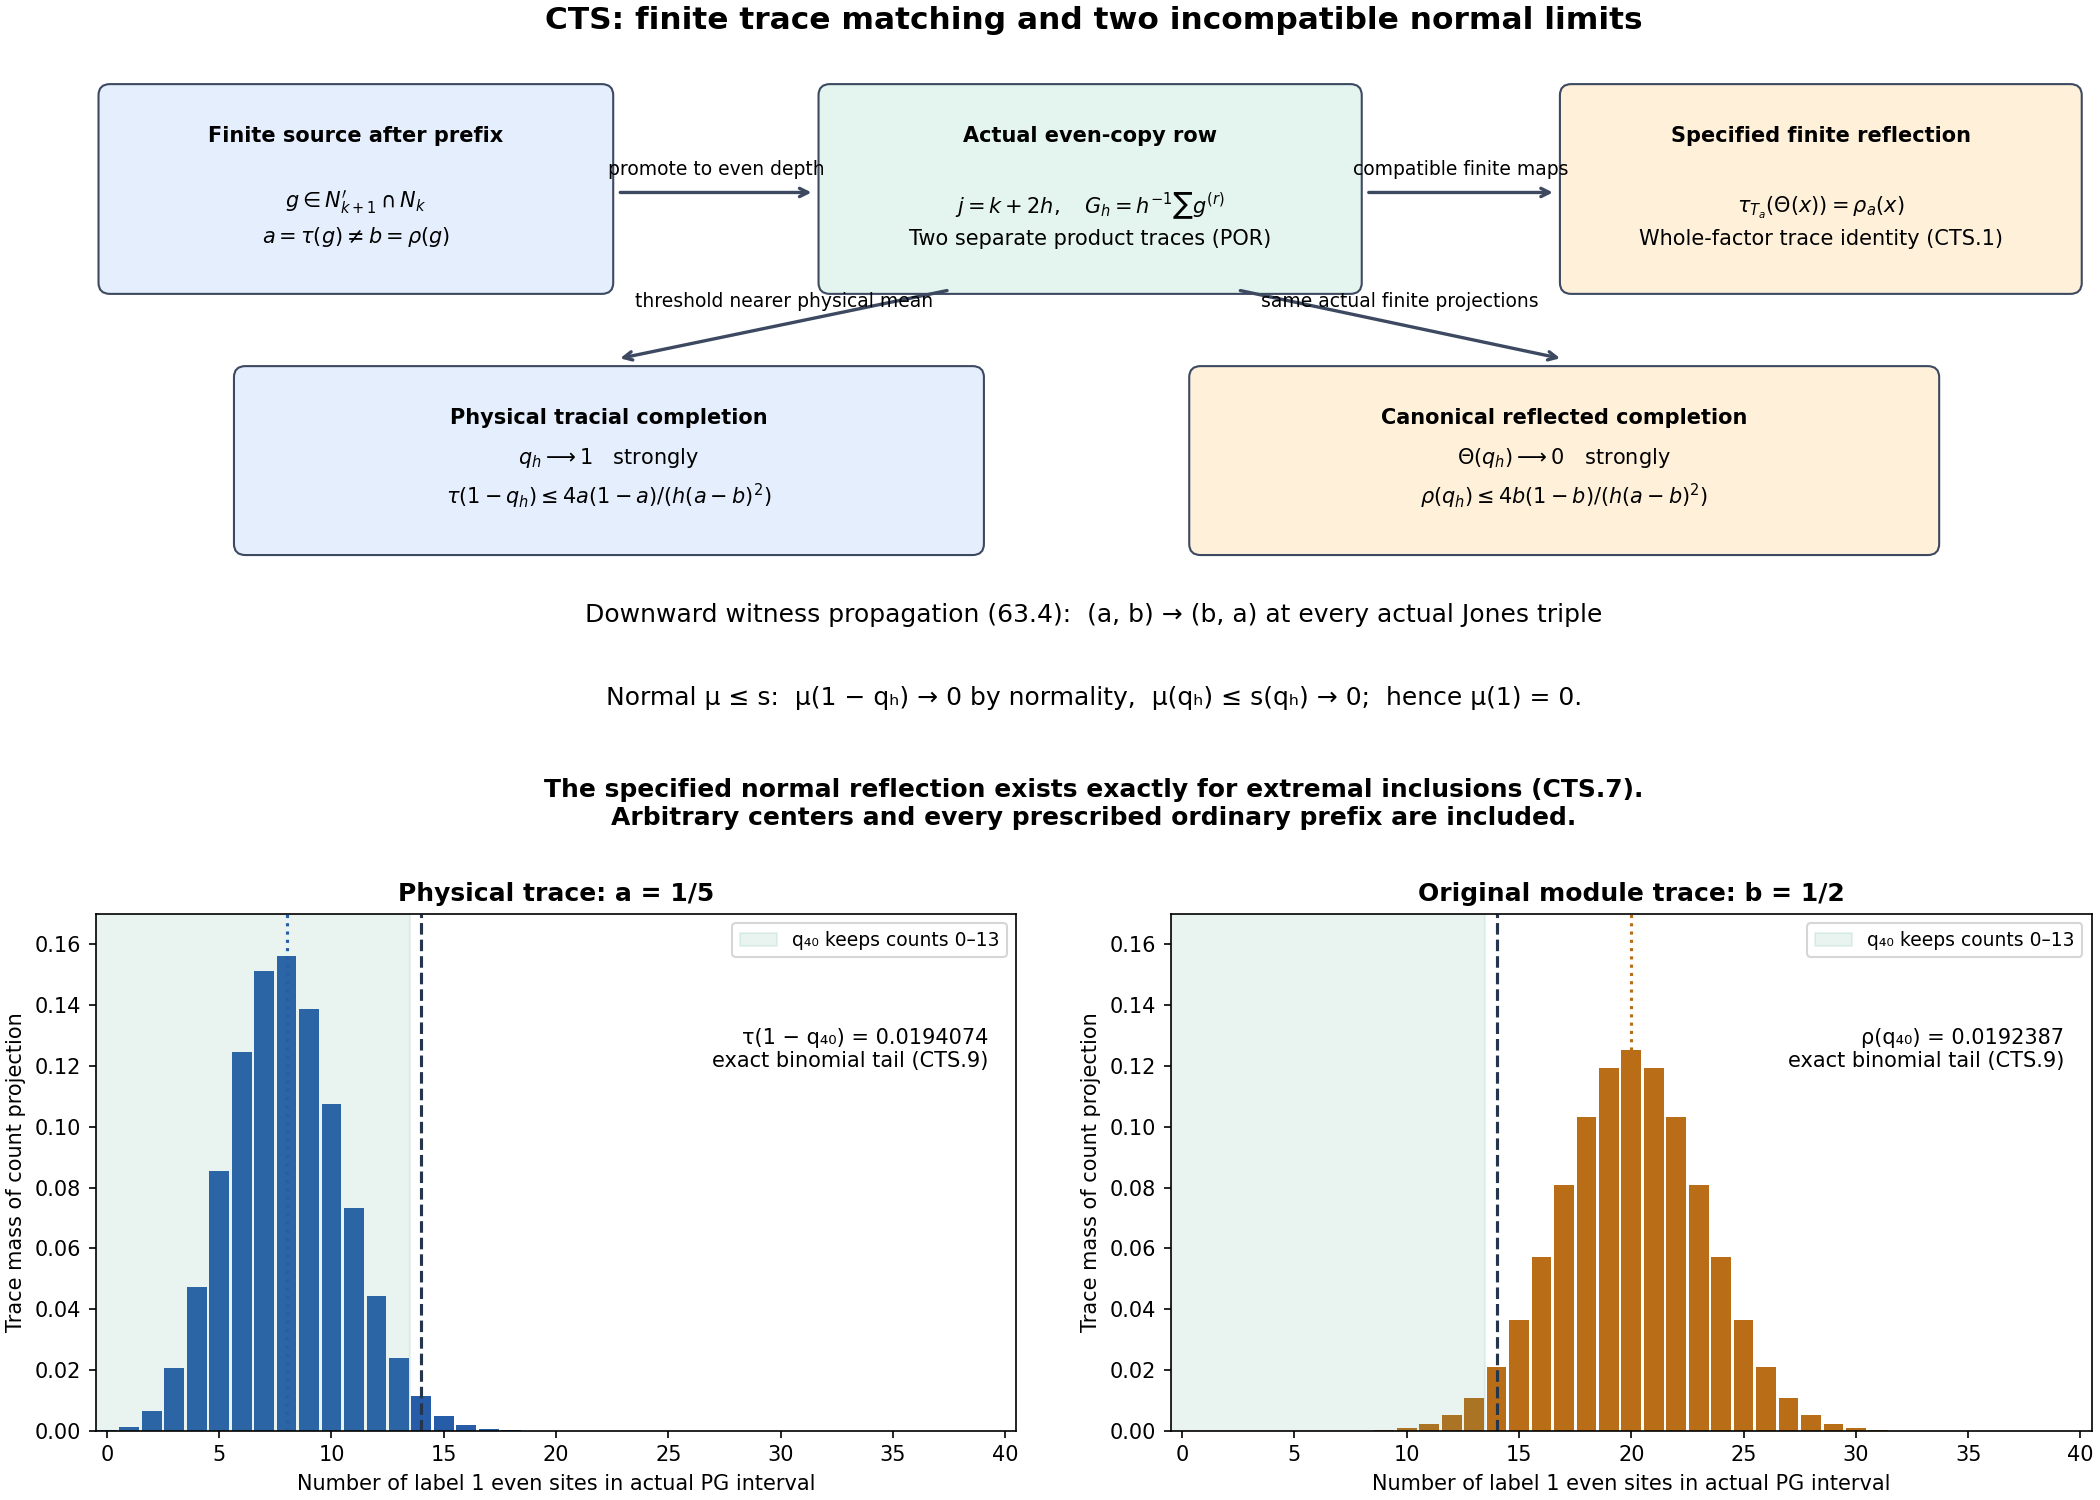

Source code (Python):
"""CC0. Exact two-trace projection checks and reproducible CTS figure.

The binomial checks evaluate CTS.9; the separate PG enumeration constructs the
actual diagonal projections in every full S_3 x Z balanced-word charge block.
The limiting normality assertions use the full proofs in the lesson.
"""
from collections import defaultdict
from fractions import Fraction as F
from itertools import product
from math import comb
from pathlib import Path
import json
import re
import sys

D = Path(__file__).resolve().parent
checks = []

def check(name, condition, **details):
    assert condition, (name, details)
    checks.append(dict(name=name, passed=True, **details))

def serial(x):
    if isinstance(x, F): return str(x)
    if isinstance(x, dict): return {str(k): serial(v) for k, v in x.items()}
    if isinstance(x, (list, tuple)): return [serial(v) for v in x]
    return x


def distribution(h, p):
    return [F(comb(h, r))*p**r*(1-p)**(h-r) for r in range(h+1)]

def trace_data(h, a, b):
    c = (a+b)/2
    keep = [r for r in range(h+1) if (F(r,h)<c if a<b else F(r,h)>c)]
    da, db = distribution(h,a), distribution(h,b)
    return sum((da[r] for r in keep),F(0)), sum((db[r] for r in keep),F(0)), keep

fixtures = [(F(1,5),F(1,2)),(F(1,4),F(3,4)),(F(2,5),F(1,4)),
            (F(1,3),F(2,3)),(F(7,10),F(2,5))]
for a,b in fixtures:
    for h in [1,2,3,4,7,20,40,80,160]:
        da,db=distribution(h,a),distribution(h,b)
        ta,tb,keep=trace_data(h,a,b)
        gap=(a-b)**2
        bounda=4*a*(1-a)/(h*gap)
        boundb=4*b*(1-b)/(h*gap)
        check(f'binomial-{a}-{b}-h{h}',
              sum(da)==sum(db)==1 and 1-ta<=bounda and tb<=boundb,
              h=h,a=a,b=b,physical_complement=1-ta,module_projection=tb,
              physical_bound=bounda,module_bound=boundb,keep_counts=keep)
        for p,dp in [(a,da),(b,db)]:
            mean=sum((F(r,h)*dp[r] for r in range(h+1)),F(0))
            var=sum(((F(r,h)-p)**2*dp[r] for r in range(h+1)),F(0))
            check(f'exact-moments-{p}-h{h}-pair{a}-{b}',mean==p and var==p*(1-p)/h)

check('exercise-CTS1-h2',trace_data(2,F(1,5),F(1,2))[:2]==(F(16,25),F(1,4)))
check('exercise-CTS1-h4',trace_data(4,F(1,5),F(1,2))[:2]==(F(512,625),F(5,16)))
check('exercise-CTS2-depth',F(100,9*1112)<F(1,100) and -1+2*1112==2223)
check('midpoint-strict-h20',trace_data(20,F(1,5),F(1,2))[2]==list(range(7)))

# Actual PG group operations. Permutations act on {0,1,2}; compose left after right.
identity=(0,1,2)
A=(1,0,2)
B=(0,2,1)
labels=[(identity,0),(A,1),(B,0)]
def mul(g,h):
    return (tuple(g[0][h[0][i]] for i in range(3)),g[1]+h[1])
def inv(g):
    p=tuple(g[0].index(i) for i in range(3))
    return p,-g[1]

odd=(F(1,4),F(1,2),F(1,4))
even=(F(2,5),F(1,5),F(2,5))
actual_rows=[]
for h in [1,2,3,4]:
    capacities=defaultdict(int)
    qranks=defaultdict(int)
    physical=F(0); module=F(0)
    for word in product(range(3),repeat=2*h):
        charge=(identity,0); pt=F(1); rt=F(1)
        count=0
        for pos,label in enumerate(word):
            isodd=(pos%2==0) # interval [-2h+1,0] starts at an odd site
            charge=mul(charge,inv(labels[label]) if isodd else labels[label])
            pt *= (odd if isodd else even)[label]
            rt *= (even if isodd else odd)[label]
            if not isodd and label==1: count+=1
        r=charge[1]
        cp=F(2)**(-r)/10**h
        cr=F(2)**r/10**h
        assert pt==cp and rt==cr, (h,word,charge,pt,rt)
        capacities[charge]+=1
        if F(count,h)<F(7,20):
            qranks[charge]+=1; physical+=pt;module+=rt
    rankphysical=sum((rank*F(2)**(-charge[1])/10**h for charge,rank in qranks.items()),F(0))
    rankmodule=sum((rank*F(2)**charge[1]/10**h for charge,rank in qranks.items()),F(0))
    fullp=sum((rank*F(2)**(-charge[1])/10**h for charge,rank in capacities.items()),F(0))
    fullr=sum((rank*F(2)**charge[1]/10**h for charge,rank in capacities.items()),F(0))
    ta,tb,keep=trace_data(h,F(1,5),F(1,2))
    check(f'actual-PG-full-charge-projection-h{h}',
          physical==rankphysical==ta and module==rankmodule==tb and fullp==fullr==1
          and sum(capacities.values())==3**(2*h)
          and all(0<=rank<=capacities[charge] for charge,rank in qranks.items()),
          interval=[-2*h+1,0],word_count=3**(2*h),full_charge_blocks=len(capacities),
          physical_projection=physical,module_projection=module,
          full_projection_ranks=[dict(permutation=charge[0],grade=charge[1],
                                      capacity=capacity,qrank=qranks[charge])
                                  for charge,capacity in sorted(capacities.items())])
    actual_rows.append((h,len(capacities),physical,module))

# A limiting implication sanity check: the proved bounds force both errors to zero.
for h in [100,1000,10000]:
    check(f'PG-explicit-bound-h{h}',F(64,9*h)<F(100,9*h),
          physical_bound=F(64,9*h),module_bound=F(100,9*h))

import matplotlib
matplotlib.use('Agg')
import matplotlib.pyplot as plt
from matplotlib.patches import FancyBboxPatch
plt.rcParams.update({'font.family':'DejaVu Sans','svg.fonttype':'none','font.size':10,
                     'svg.hashsalt':'canonical-trace-separation-CTS-v1'})
fig=plt.figure(figsize=(14,10),constrained_layout=True)
gs=fig.add_gridspec(3,2,height_ratios=[1.18,.7,1.22])
ax=fig.add_subplot(gs[0,:]);ax.set_xlim(0,14);ax.set_ylim(0,3.6);ax.axis('off')
def box(x,y,w,h,title,body,color):
    ax.add_patch(FancyBboxPatch((x,y),w,h,boxstyle='round,pad=0.08',facecolor=color,edgecolor='#3c4960'))
    ax.text(x+w/2,y+h-.22,title,ha='center',va='top',fontweight='bold')
    ax.text(x+w/2,y+.24,body,ha='center',va='bottom',linespacing=1.5)
def arrow(x1,y1,x2,y2,label=''):
    ax.annotate('',xy=(x2,y2),xytext=(x1,y1),arrowprops=dict(arrowstyle='->',lw=1.6,color='#3c4960'))
    if label:ax.text((x1+x2)/2,(y1+y2)/2+.1,label,ha='center',va='bottom',fontsize=9)
box(.1,2,3.45,1.35,'Finite source after prefix',r'$g\in N_{k+1}^{\prime}\cap N_k$'+'\n'+r'$a=\tau(g)\ne b=\rho(g)$','#e5eefc')
box(5.15,2,3.65,1.35,'Actual even-copy row',r'$j=k+2h,\quad G_h=h^{-1}\sum g^{(r)}$'+'\n'+'Two separate product traces (POR)','#e4f4ef')
box(10.35,2,3.5,1.35,'Specified finite reflection',r'$\tau_{T_a}(\Theta(x))=\rho_a(x)$'+'\n'+'Whole-factor trace identity (CTS.1)','#fff0da')
arrow(3.65,2.65,5.05,2.65,'promote to even depth')
arrow(8.9,2.65,10.25,2.65,'compatible finite maps')
box(1.05,.12,5.1,1.20,'Physical tracial completion',r'$q_h\longrightarrow1\quad\mathrm{strongly}$'+'\n'+r'$\tau(1-q_h)\leq4a(1-a)/(h(a-b)^2)$','#e5eefc')
box(7.75,.12,5.1,1.20,'Canonical reflected completion',r'$\Theta(q_h)\longrightarrow0\quad\mathrm{strongly}$'+'\n'+r'$\rho(q_h)\leq4b(1-b)/(h(a-b)^2)$','#fff0da')
arrow(6,1.95,3.65,1.45,'threshold nearer physical mean')
arrow(8,1.95,10.3,1.45,'same actual finite projections')
ax.set_title('CTS: finite trace matching and two incompatible normal limits',fontweight='bold',fontsize=15,pad=15)

mid=fig.add_subplot(gs[1,:]);mid.axis('off')
mid.text(.5,.9,'Downward witness propagation (63.4):  (a, b) → (b, a) at every actual Jones triple',ha='center',va='top',fontsize=12)
mid.text(.5,.62,'Normal μ ≤ s:  μ(1 − qₕ) → 0 by normality,  μ(qₕ) ≤ s(qₕ) → 0;  hence μ(1) = 0.',ha='center',va='top',fontsize=12)
mid.text(.5,.31,'The specified normal reflection exists exactly for extremal inclusions (CTS.7).\nArbitrary centers and every prescribed ordinary prefix are included.',ha='center',va='top',fontweight='bold',fontsize=12)

h=40;a=F(1,5);b=F(1,2);ta,tb,keep=trace_data(h,a,b)
for ax,p,color,title in [(fig.add_subplot(gs[2,0]),a,'#275ca8','Physical trace: a = 1/5'),
                         (fig.add_subplot(gs[2,1]),b,'#b96d16','Original module trace: b = 1/2')]:
    dp=distribution(h,p)
    ax.bar(range(h+1),[float(x) for x in dp],color=color,width=.88)
    ax.axvspan(-.5,13.5,color='#4ea890',alpha=.12,label='q₄₀ keeps counts 0–13')
    ax.axvline(14,color='#25354b',ls='--',lw=1.5)
    ax.axvline(float(h*p),color=color,ls=':',lw=1.5)
    ax.set_xlim(-.5,h+.5);ax.set_ylim(0,.17)
    ax.set_title(title,fontweight='bold');ax.set_xlabel('Number of label 1 even sites in actual PG interval');ax.set_ylabel('Trace mass of count projection')
    ax.legend(loc='upper right',fontsize=9)
    mass=1-ta if p==a else tb
    label='τ(1 − q₄₀)' if p==a else 'ρ(q₄₀)'
    ax.text(.97,.78,f'{label} = {float(mass):.7f}\nexact binomial tail (CTS.9)',transform=ax.transAxes,ha='right',va='top',fontsize=10)
fig.savefig(D/'canonical-trace-separation-v26.svg',metadata={
    'Date':None,'Title':'Finite reflection and singular tracial completions',
    'Creator':'Open Mathematics Courses',
    'Description':'Actual Jones-row projection traces and CTS.1–CTS.7; reproducible from check-and-draw.py.',
    'Rights':'CC0-1.0'})
fig.savefig(D/'canonical-trace-separation-v26.png',dpi=150,
            metadata={'Software':'Matplotlib; CC0-1.0 source check-and-draw.py'})
plt.close(fig)
report={'schema':'canonical-trace-separation-checks/v1','exact_arithmetic':True,
        'checks_passed':len(checks),'checks':serial(checks),
        'runtime':{'python':sys.version.split()[0],'matplotlib':matplotlib.__version__},
        'figure_licence':'CC0-1.0',
        'figure_h':40,'figure_physical_complement':serial(1-ta),'figure_module_projection':serial(tb),
        'actual_PG_h':[r[0] for r in actual_rows],
        'mathematical_scope':'CTS.3 exact finite trace checks and actual PG projection realization; no numerical substitute for the normality proof.'}
(D/'CHECKS.json').write_text(json.dumps(report,indent=2)+'\n',encoding='utf-8')
print(json.dumps({'checks_passed':len(checks),'actual_PG_h':[r[0] for r in actual_rows],
                  'figure_physical_complement':float(1-ta),'figure_module_projection':float(tb)}))
